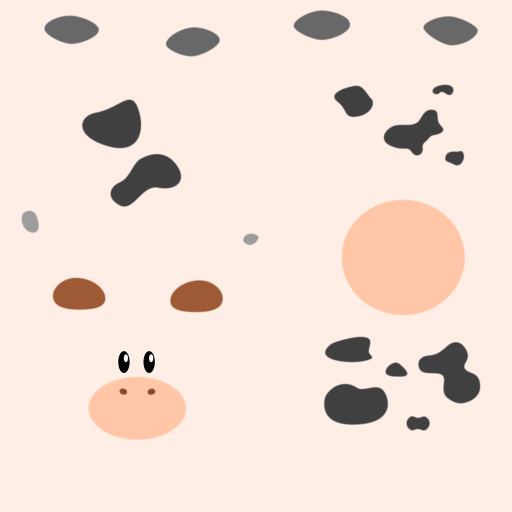
//> input picture test.png, 1024 x 1024 px (shown at 1/2 size)
$ ./Mipmap   (built with g++ and OpenCV 4)
//> lines starting //> are read from the running program, lines starting //| are printed output that depends on the picture
#include <iostream>
#include <opencv2/opencv.hpp>

cv::Vec3b bilinear_interpolation(cv::Mat& image, int row, int col) {
    int col0 = col, row0 = row;
    int col1 = col0 + 1, row1 = row0 + 1;

    cv::Vec3b q00 = image.at<cv::Vec3b>(row0, col0);
    cv::Vec3b q10 = image.at<cv::Vec3b>(row0, col1);
    cv::Vec3b q01 = image.at<cv::Vec3b>(row1, col0);
    cv::Vec3b q11 = image.at<cv::Vec3b>(row1, col1);

    double wa = (col1 - col) / static_cast<double>(col1 - col0);
    double wb = (row1 - row) / static_cast<double>(row1 - row0);

    cv::Vec3b result;
    for (int i = 0; i < 3; i++) {
        result[i] = q00[i] * (1 - wa) * (1 - wb) + q10[i] * wa * (1 - wb) +
                    q01[i] * (1 - wa) * wb + q11[i] * wa * wb;
    }

    return result;
}

cv::Mat mipmap(cv::Mat& image) {
    int ori_width = image.cols;
    int ori_height = image.rows;
    int channels = image.channels();

    int fin_width = ori_width / 2;
    int fin_height = ori_height / 2;

    cv::Mat fin_image(fin_height, fin_width, CV_8UC3);

    for (int row = 0; row < fin_height; row++) {
        for (int col = 0; col < fin_width; col++) {
            cv::Vec3b interpolated = bilinear_interpolation(image, 2 * row, 2 * col);
            fin_image.at<cv::Vec3b>(row, col) = interpolated;
        }
    }

    return fin_image;
}

void show_save_img(cv::Mat& img) {
    cv::imshow("Image", img);
    cv::imwrite("./mipmap_imgs/" + std::to_string(img.size().width) + ".png", img);
    cv::waitKey(0);
}

int main() {
    cv::Mat img = cv::imread("./test.png");
//> img is the input picture: 1024 rows x 1024 cols, CV_8UC3; mean B, G, R 214, 223.2, 242
    int pow = static_cast<int>(log2(1024));

    for (int i = 0; i <= pow; i++) {
        show_save_img(img);
        img = mipmap(img);
    }
//> this loop made 11 passes
//> img on pass 10: [[230, 238, 255]]
//> pass 1, `img = mipmap(img);`:
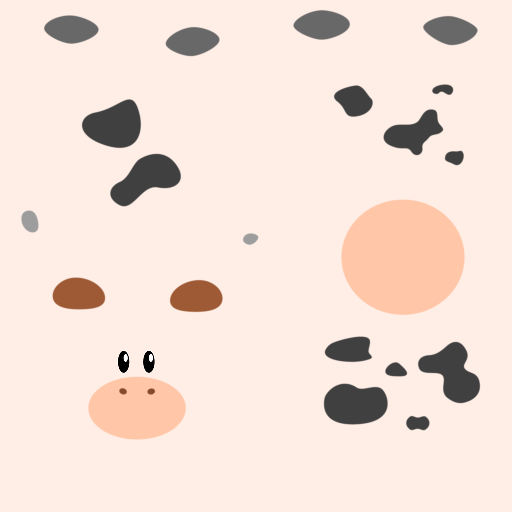
//> img: 512 rows x 512 cols, CV_8UC3; mean B, G, R 214.1, 223.2, 242
//> pass 3, `img = mipmap(img);`:
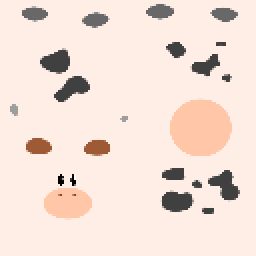
//> img: 128 rows x 128 cols, CV_8UC3 (shown 2 times larger); mean B, G, R 214, 223.1, 241.9

    return 0;
}
